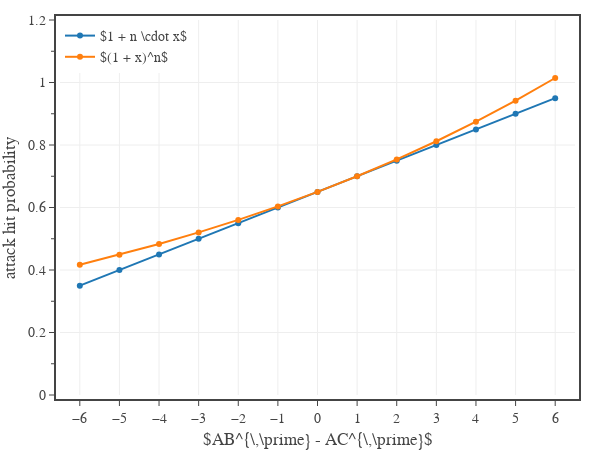

The notebook cell this image was saved under:
### Code cell
x = 0.05
n = np.array(range(-6, 7))

# create figure
fig = go.Figure(
    layout=go.Layout(
        template=tfb.FIG_TEMPLATE,
        margin=dict(l=60, r=25, b=55, t=20, pad=4),
        xaxis=dict(
            title_text='$AB^{\,\prime} - AC^{\,\prime}$',
            range=[-6.5,6.5],
            tick0=0, dtick=1,
            #minor=dict(tick0=0, dtick=1),
        ),
        yaxis=dict(
            title_text='attack hit probability',
            range=[0,1.2],
            tick0=0, dtick=0.2,
            minor=dict(tick0=0, dtick=0.1),
        ),
        legend=dict(
            xanchor='left', yanchor='top',
            x=0.00, y=1.00,
            orientation='v',
            tracegroupgap=0,
        )
    )
)


#ax.plot(n, np.multiply(0.05, np.add(12, n)), '-', label='1 + n*x', color='k')
#ax.plot(n, np.multiply(0.60, np.power(1.083, n)), '-', label='(1 + x)^n', color='r')

fig.add_trace(go.Scatter(
    x=n, 
    y=np.multiply(0.05, np.add(13, n)),
    mode='markers+lines', 
    name='$1 + n \cdot x$',
    hovertemplate=
        'n %{x}<br>'+
        'Hit Probability %{y:,.0%}' + 
        '<extra></extra>'
))

fig.add_trace(go.Scatter(
    x=n, 
    y=np.multiply(0.65, np.power(1.077, n)),
    mode='markers+lines', 
    name='$(1 + x)^n$',
    hovertemplate=
        'n %{x}<br>'+
        'Hit Probability %{y:,.0%}' + 
        '<extra></extra>'
))

# show figure
fig.update_layout(width=600, height=450)
fig.show(config=tfb.FIG_CONFIG)

# save figures
if SAVEFIGS:
    #fig.update_layout(autosize=True, width=None, height=None)
    #tfb.save_fig_html(fig, format='large', name=f'./fig-encounter-xp-thresholds-vs-level-large')
    #tfb.save_fig_html(fig, format='small', name=f'./fig-encounter-xp-thresholds-vs-level-small')
    pass

### Figure 1 — Plotly figure (JSON) as saved in the notebook; plotly's stock layout.template omitted (floating-point values rounded to 4 significant figures)
{"data": [{"hovertemplate": "n %{x}<br>Hit Probability %{y:,.0%}<extra></extra>", "mode": "markers+lines", "name": "$1 + n \\cdot x$", "type": "scatter", "x": [-6, -5, -4, -3, -2, -1, 0, 1, 2, 3, 4, 5, 6], "y": [0.35, 0.4, 0.45, 0.5, 0.55, 0.6, 0.65, 0.7, 0.75, 0.8, 0.85, 0.9, 0.95]}, {"hovertemplate": "n %{x}<br>Hit Probability %{y:,.0%}<extra></extra>", "mode": "markers+lines", "name": "$(1 + x)^n$", "type": "scatter", "x": [-6, -5, -4, -3, -2, -1, 0, 1, 2, 3, 4, 5, 6], "y": [0.4165, 0.4486, 0.4831, 0.5203, 0.5604, 0.6035, 0.65, 0.7, 0.754, 0.812, 0.8745, 0.9419, 1.014]}], "layout": {"height": 450, "legend": {"orientation": "v", "tracegroupgap": 0, "x": 0, "xanchor": "left", "y": 1, "yanchor": "top"}, "margin": {"b": 55, "l": 60, "pad": 4, "r": 25, "t": 20}, "width": 600, "xaxis": {"dtick": 1, "range": [-6.5, 6.5], "tick0": 0, "title": {"text": "$AB^{\\,\\prime} - AC^{\\,\\prime}$"}}, "yaxis": {"dtick": 0.2, "minor": {"dtick": 0.1, "tick0": 0}, "range": [0, 1.2], "tick0": 0, "title": {"text": "attack hit probability"}}}}
